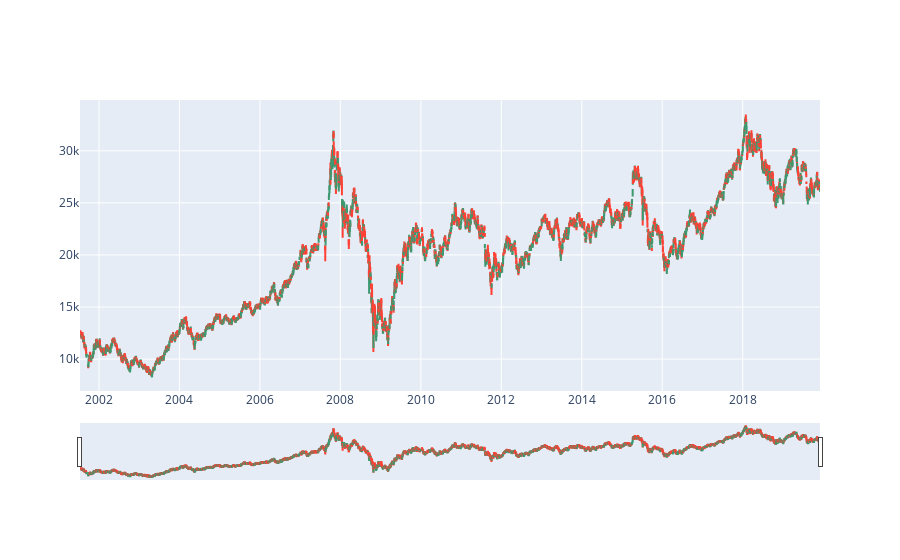

Write notebook code for a chart like this one.
### Code cell
import plotly.graph_objects as go
fig = go.Figure(data=[go.Candlestick(x=df.index,open=df['Open'],high=df['High'],low=df['Low'],close=df['Close'])])
fig.show()

### Figure 1 — Plotly figure (JSON) as saved in the notebook; plotly's stock layout.template omitted (floating-point values rounded to 4 significant figures; data arrays with more than 128 entries replaced by an {"elided": "..."} marker saying what was removed)
{"data": [{"close": {"elided": "4468 float values"}, "high": {"elided": "4468 float values"}, "low": {"elided": "4468 float values"}, "open": {"elided": "4468 float values"}, "type": "candlestick", "x": {"elided": "4468 str values"}}], "layout": {}}
